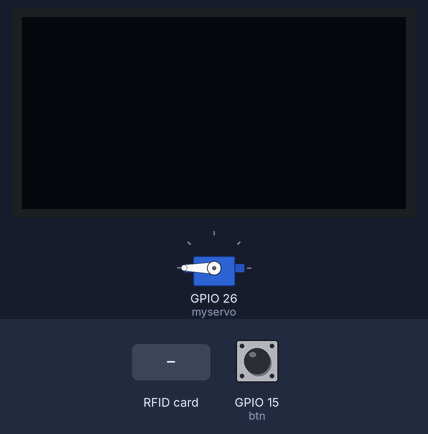
Recording of a sketch running on a simulated ESP32. Shown: servo, 128×64 one-colour display. The test bench sets the inputs (shaded band); at power-on: GPIO 15 (btn) LOW. The OLED is the two-colour kind (top 16 rows yellow); what the sketch prints to the serial monitor is not drawn.

Above: at 2.3 s.
2.4 s: GPIO 15 (btn) pulled HIGH for 0.15 s
At 3.6 s:
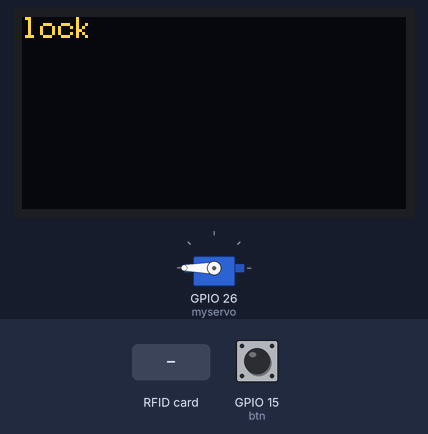
4.0 s: RFID card 5E 7A 19 C4 held to the reader
At 5.0 s:
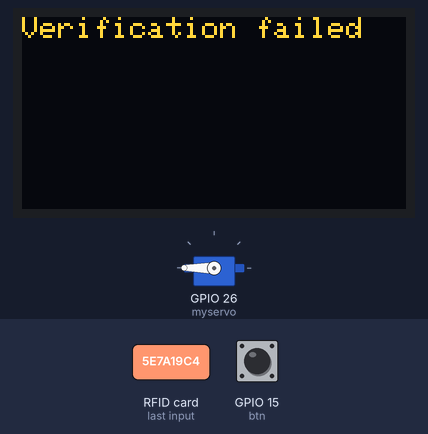
5.5 s: GPIO 15 (btn) pulled HIGH for 1 s
At 6.0 s:
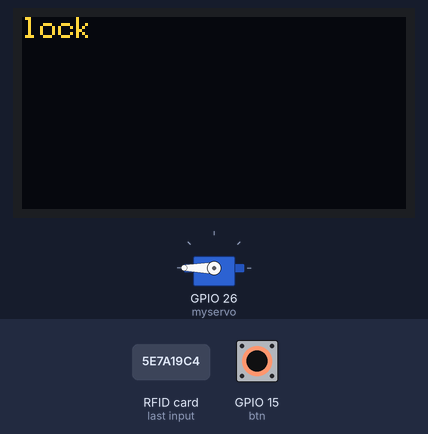
Timing chart, 0 to 8.5 s (numbered marks = the images above; inputs shaded):
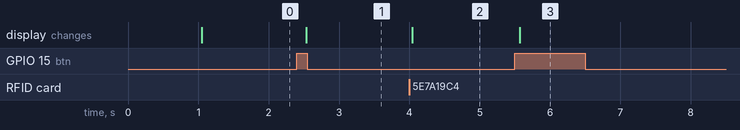

Measured:
- after the input at 2.4 s, the display: changes after 0.13 s (image 1)
- after the input at 4.0 s, the display: changes at once (image 2)
- after the input at 5.5 s, the display: changes after 0.07 s (image 3)

The sketch:

Lock.ino
```cpp
#include <SPI.h>
#include <MFRC522.h>
#include <ESP32Servo.h>
#include <Wire.h>
#include <Adafruit_GFX.h>
#include <Adafruit_SSD1306.h>

#define SS_PIN 21
#define RST_PIN 4
#define SCREEN_WIDTH 128
#define SCREEN_HEIGHT 64

#define OLED_RESET    -1
Adafruit_SSD1306 display(SCREEN_WIDTH, SCREEN_HEIGHT, &Wire, OLED_RESET);

int btn = 15;
int val, last=LOW;

Servo myservo;
MFRC522 rfid(SS_PIN, RST_PIN);

struct RFIDTag {
    uint8_t uid[4];
    String name;
};

struct RFIDTag tags[1] = {
    {{187, 189, 75, 99}, "卡片"},
};

byte totalTags = sizeof(tags) / sizeof(RFIDTag);
bool foundTag=false;

void setup() {
    Serial.begin(115200);
    pinMode(btn, INPUT);
    Wire.begin(33, 32);
    SPI.begin();
    rfid.PCD_Init();
    myservo.attach(26);
    myservo.write(180);
    delay(1000);

    if(!display.begin(SSD1306_SWITCHCAPVCC, 0x3C)) {
        Serial.println(F("SSD1306 allocation failed"));
        for(;;);
    }

    display.clearDisplay();
    display.setTextSize(1);
    display.setTextColor(SSD1306_WHITE);
    display.setCursor(0, 0);
    display.display();
}

void loop() {
    // 1. 每輪都要讀取按鈕狀態，沒有讀卡也能偵測！
    val = digitalRead(btn);

    // 這裡可以放不管有沒有讀卡，都要持續執行的 print 或動作
    // Serial.println("不論有沒有刷卡，我都會一直執行");

    // 2. 把 RFID 讀卡邏輯包在 if 裡面，只有「有新卡且可讀取」時才進去處理
    if (rfid.PICC_IsNewCardPresent() && rfid.PICC_ReadCardSerial()) {

        MFRC522::PICC_Type piccType = rfid.PICC_GetType(rfid.uid.sak);

        if (piccType == MFRC522::PICC_TYPE_MIFARE_MINI ||
            piccType == MFRC522::PICC_TYPE_MIFARE_1K ||
            piccType == MFRC522::PICC_TYPE_MIFARE_4K) {

            Serial.print("十進制 UID：");
            printDec(rfid.uid.uidByte, rfid.uid.size);
            Serial.println();

            byte *id = rfid.uid.uidByte;
            byte idSize = rfid.uid.size;

            foundTag = false; // 每次讀卡前先重置旗標
            for (byte i = 0; i < totalTags; i++) {
                if (memcmp(tags[i].uid, id, idSize) == 0) {
                    Serial.println(tags[i].name);
                    foundTag = true;
                    break;
                }
            }

            if(foundTag == true){
                Serial.println("unlock");
                myservo.write(90);
                display.clearDisplay();
                display.setCursor(0, 0); // 記得每次 clear 後重設游標位置
                display.println(F("unlock"));
                display.println(F("hello"));
                display.display();
            }
            else {
                Serial.println("lock");
                myservo.write(180);
                display.clearDisplay();
                display.setCursor(0, 0);
                display.println(F("Verification failed"));
                display.display();
            }
        } else {
            Serial.println("不支援此卡類型");
        }

        // 使卡片進入休眠
        rfid.PICC_HaltA();
        rfid.PCD_StopCrypto1();
    }

    // 3. 獨立的按鈕處理邏輯（修正了原本 btn == HIGH 的錯誤，改用 val）
    if(val == HIGH){
        display.clearDisplay();
        display.setCursor(0, 0);
        display.println(F("lock"));
        display.display();
        Serial.println("lock by button");
        myservo.write(180);
        foundTag = false;
    }

    // 後段的偵錯資訊，現在不管有沒有讀卡都會一直印了
    Serial.print("Button state: ");
    Serial.print(val);
    Serial.print(" Last: ");
    Serial.println(last);

    last = val;
    delay(100);
}

void printDec(byte *idnum, byte idnumSize) {
    for (byte i = 0; i < idnumSize; i++){
        Serial.print(idnum[i]);
        Serial.print(" ");
    }
}
```
